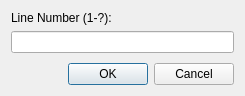
<?xml version="1.0" encoding="UTF-8"?>
<ui version="4.0">
 <class>GoToLineDialogClass</class>
 <widget class="QDialog" name="GoToLineDialogClass">
  <property name="geometry">
   <rect>
    <x>0</x>
    <y>0</y>
    <width>245</width>
    <height>96</height>
   </rect>
  </property>
  <property name="windowTitle">
   <string>Go To Line</string>
  </property>
  <layout class="QVBoxLayout" name="verticalLayout_2">
   <item>
    <layout class="QVBoxLayout" name="verticalLayout">
     <item>
      <widget class="QLabel" name="lineNumberLabel">
       <property name="text">
        <string>Line Number (1-?):</string>
       </property>
      </widget>
     </item>
     <item>
      <widget class="QLineEdit" name="lineNumber">
       <property name="inputMask">
        <string/>
       </property>
      </widget>
     </item>
    </layout>
   </item>
   <item>
    <spacer name="verticalSpacer">
     <property name="orientation">
      <enum>Qt::Vertical</enum>
     </property>
     <property name="sizeHint" stdset="0">
      <size>
       <width>20</width>
       <height>3</height>
      </size>
     </property>
    </spacer>
   </item>
   <item>
    <layout class="QHBoxLayout" name="horizontalLayout">
     <item>
      <spacer name="horizontalSpacer">
       <property name="orientation">
        <enum>Qt::Horizontal</enum>
       </property>
       <property name="sizeHint" stdset="0">
        <size>
         <width>40</width>
         <height>20</height>
        </size>
       </property>
      </spacer>
     </item>
     <item>
      <widget class="QPushButton" name="ok">
       <property name="text">
        <string>OK</string>
       </property>
       <property name="default">
        <bool>true</bool>
       </property>
      </widget>
     </item>
     <item>
      <widget class="QPushButton" name="cancel">
       <property name="text">
        <string>Cancel</string>
       </property>
      </widget>
     </item>
    </layout>
   </item>
  </layout>
 </widget>
 <layoutdefault spacing="6" margin="11"/>
 <resources/>
 <connections/>
</ui>
